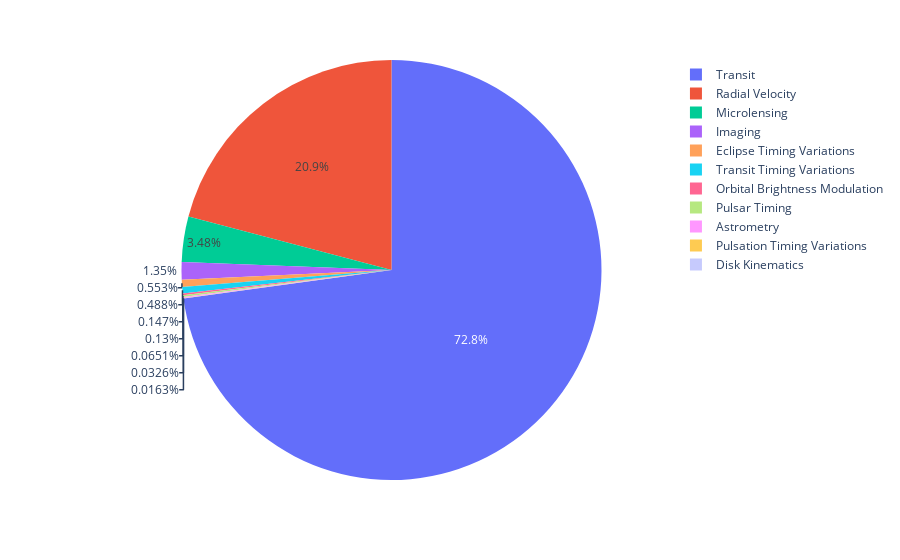

This figure's notebook cell:
### Code cell
fig = px.pie(df7, values='sy_snum', names='discoverymethod')
fig.show()

### Figure 1 — Plotly figure (JSON) as saved in the notebook; plotly's stock layout.template omitted (floating-point values rounded to 4 significant figures; data arrays with more than 128 entries replaced by an {"elided": "..."} marker saying what was removed)
{"data": [{"domain": {"x": [0, 1], "y": [0, 1]}, "hovertemplate": "discoverymethod=%{label}<br>sy_snum=%{value}<extra></extra>", "labels": {"elided": "5566 str values"}, "legendgroup": "", "name": "", "showlegend": true, "type": "pie", "values": {"elided": "5566 int values"}}], "layout": {"autosize": true, "legend": {"tracegroupgap": 0}, "margin": {"t": 60}}}
